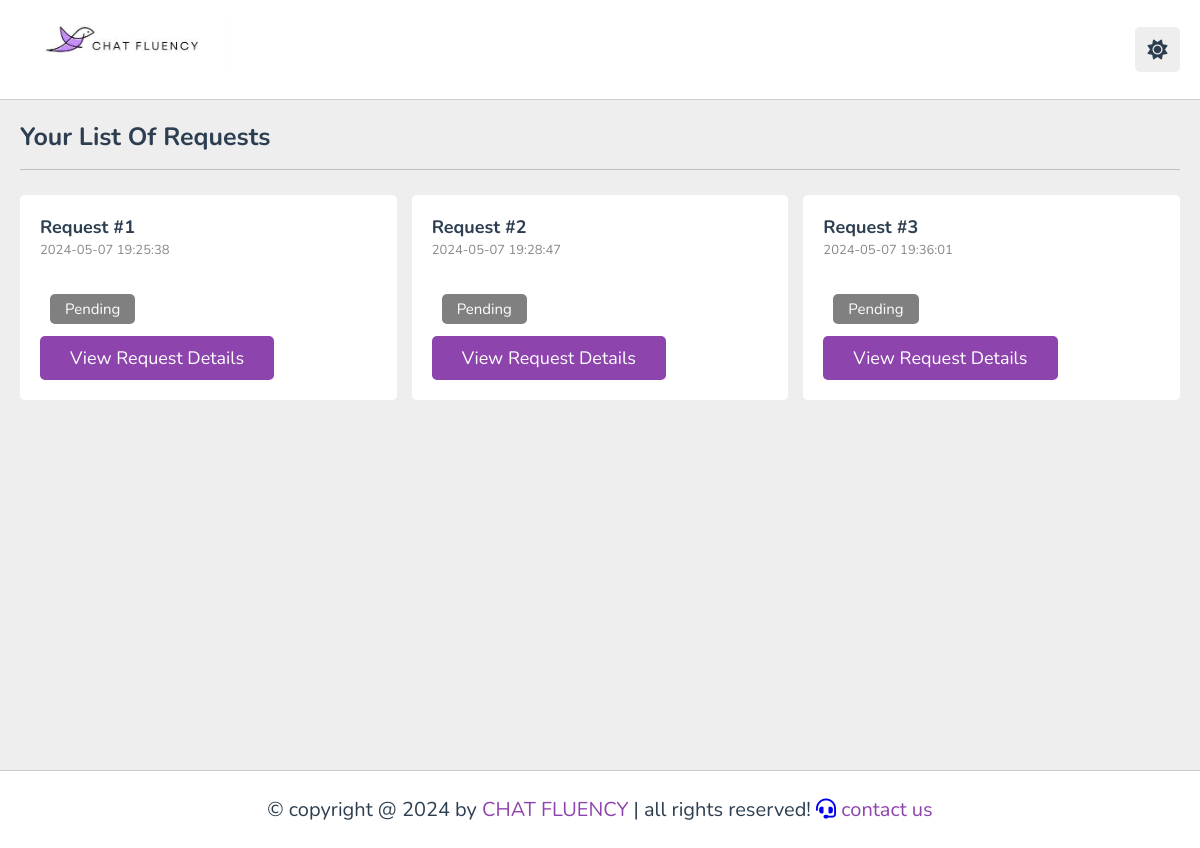
Page /list_of_requests_learner.php (signed in) on the committed database.
### tables this page shows
CREATE TABLE `learningrequests` (
  `RequestID` int(11) NOT NULL,
  `LearnerID` int(11) NOT NULL,
  `PartnerID` int(11) NOT NULL,
  `LanguageToLearn` set('English','Spanish','French','Mandarian Chinese','Arabic','Hindi','Russian','Portuguese','Bengali','German') NOT NULL,
  `ProficiencyLevel` set('Beginner','Intermediate','Advanced','') DEFAULT NULL,
  `PreferredSchedule` varchar(50) DEFAULT NULL,
  `SessionDuration` varchar(15) DEFAULT NULL,
  `RequestDate` timestamp NOT NULL DEFAULT current_timestamp(),
  `Status` enum('Pending','Accepted','Rejected') DEFAULT 'Pending',
  `LearnerGoals` text NOT NULL,
  `RequestTimestamp` timestamp NOT NULL DEFAULT current_timestamp(),
  `Withdrawn` tinyint(1) DEFAULT 0
);

### list_of_requests_learner.php (the view, shortened to what this page needs)
<?php
$connection = new connect();
$user_id = $_COOKIE['user_id'];
?>
<!DOCTYPE html>
<html lang="en">
<head>
   <link rel="stylesheet" href="https://cdnjs.cloudflare.com/ajax/libs/font-awesome/6.1.2/css/all.min.css">
   <link rel="stylesheet" href="style.css">
</head>
<body>
<header class="header">
   <div class="flex">
      <a href="profileLearner.php" class="logo"> <img src = "images/logo.jpg" width="210" height="60" alt="logo"></a>
      <div class="icons">
         <div id="toggle-btn" class="fas fa-sun"></div>
      </div>
   </div>
</header>
   <section class="courses">
      <h1 class="heading">Your list of requests</h1>
      <div class="box-container">
         <?php
         $conn = $connection->conn;
         $sql = "SELECT RequestID, RequestDate, Status FROM LearningRequests WHERE LearnerID = ?";
         $stmt = $conn->prepare($sql);
         $stmt->bind_param("i", $user_id);
         $stmt->execute();
         $result = $stmt->get_result();
         $x = 1;
         while ($row = $result->fetch_assoc()) {
             $backgroundColor = '';
             switch ($row["Status"]) {
                 case 'Pending':
                 default:
                     $backgroundColor = 'grey';
                     break;
             }
             echo "<div class='box'>";
             echo "<div class='tutor'>";
             echo "<div class='info'>";
             echo "<h3>Request #" . $x . "</h3>";
             echo "<span>{$row['RequestDate']}</span>";
             echo "</div>";
             echo "</div>";
             echo "<div class='thumb'>";
             echo "<span style='background-color: $backgroundColor;'>{$row['Status']}</span><br><br><br>";
             echo "</div>";
             echo "<a href='view_request_learner.php?request_id=" . $row["RequestID"] . "' class='inline-btn'>View Request Details</a>";
             echo "</div>";
             $x++;
         }
         echo "</div>";
         ?>
   </section>
   <footer class="footer">
      &copy; copyright @ 2024 by <span>CHAT FLUENCY</span> | all rights reserved!
      <a href="contact_learner.html"><i class="fas fa-headset"></i><span> contact us</span></a>
   </footer>
</body>
</html>

### style.css (style rules this page uses)
:root { --main-color:#8e44ad; --red:#e74c3c; --orange:#f39c12; --light-color:#888; --light-bg:#eee; --black:#2c3e50; --white:#fff; --border:.1rem solid rgba(0,0,0,.2); }
* { font-family: 'Nunito', sans-serif; margin:0; padding:0; box-sizing: border-box; outline: none; border:none; text-decoration: none; }
html { font-size: 62.5%; overflow-x: hidden; }
body { background-color: var(--light-bg); padding-left: 30rem; }
section { padding:2rem; margin: 0 auto; max-width: 1200px; }
.heading { font-size: 2.5rem; color:var(--black); margin-bottom: 2.5rem; border-bottom: var(--border); padding-bottom: 1.5rem; text-transform: capitalize; }
.inline-btn, .inline-option-btn, .inline-delete-btn, .btn, .delete-btn, .option-btn { border-radius: .5rem; color:#fff; font-size: 1.8rem; cursor: pointer; text-transform: capitalize; padding:1rem 3rem; text-align: center; margin-top: 1rem; }
.inline-btn, .inline-option-btn, .inline-delete-btn { display: inline-block; }
.btn, .inline-btn { background-color: var(--main-color); }
.header { position: sticky; top:0; left:0; right: 0; background-color: var(--white); z-index: 1000; border-bottom: var(--border); }
.header .flex { display: flex; align-items: center; justify-content: space-between; position: relative; padding: 1.5rem 2rem; }
.header .flex .logo { font-size: 2.5rem; color: var(--black); }
.header .flex .icons div { font-size: 2rem; color:var(--black); background-color: var(--light-bg); border-radius: .5rem; height: 4.5rem; width: 4.5rem; line-height: 4.5rem; cursor: pointer; text-align: center; margin-left: .7rem; }
.courses .box-container { display: grid; grid-template-columns: repeat(auto-fit, minmax(30rem, 1fr)); gap:1.5rem; justify-content: center; align-items: flex-start; }
.courses .box-container .box { border-radius: .5rem; background-color: var(--white); padding: 2rem; }
.courses .box-container .box .tutor { display: flex; align-items: center; gap: 1.5rem; margin-bottom: 2.5rem; }
.courses .box-container .box .tutor h3 { font-size: 1.8rem; color: var(--black); margin-bottom: .2rem; }
.courses .box-container .box .tutor span { font-size: 1.3rem; color:var(--light-color); }
.courses .box-container .box .thumb { position: relative; }
.courses .box-container .box .thumb span { position: absolute; top:1rem; left: 1rem; border-radius: .5rem; padding: .5rem 1.5rem; background-color: rgba(0,0,0,.3); color: #fff; font-size: 1.5rem; }
.footer { background-color: var(--white); border-top: var(--border); position: sticky; bottom: 0; left: 0; right: 0; text-align: center; font-size: 2rem; padding:2.5rem 2rem; color:var(--black); margin-top: 1rem; z-index: 1000; }
.footer span { color:var(--main-color); }
@media (max-width:1200px) { body { padding-left: 0; } }

### list_of_requests_learner.php (style rules this page uses)
.footer { margin-top: 350px; }

### rows in the picture
learningrequests: RequestDate "2024-05-07 19:25:38", Status "Pending"
learningrequests: RequestDate "2024-05-07 19:28:47", Status "Pending"
learningrequests: RequestDate "2024-05-07 19:36:01", Status "Pending"
